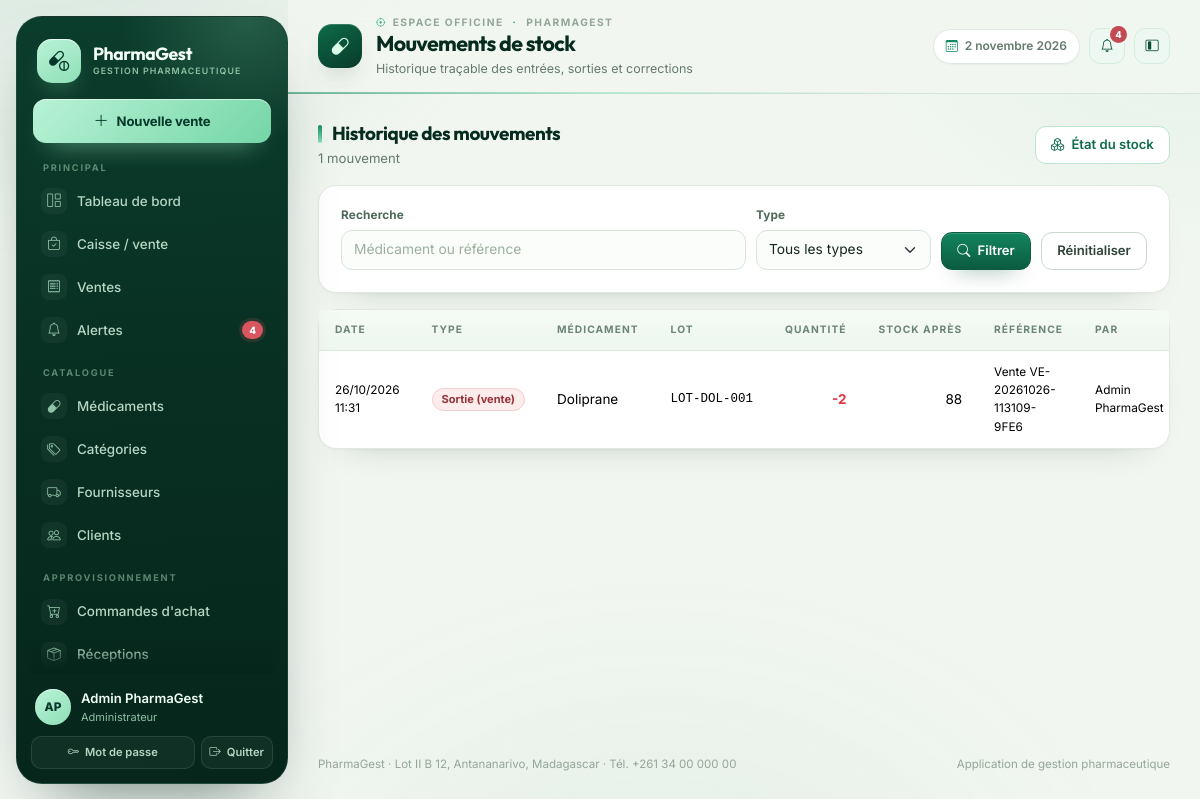
Page /stock/mouvements/ (signed in) on the committed database.
### gestion/models.py (models this page shows, shortened)
class Utilisateur(AbstractUser):
    class Role(models.TextChoices):
        ADMIN = "ADMIN", "Administrateur"
        PHARMACIEN = "PHARMACIEN", "Pharmacien responsable"
        GESTIONNAIRE = "GESTIONNAIRE", "Gestionnaire de stock"
        CAISSIER = "CAISSIER", "Caissier"
        RESPONSABLE = "RESPONSABLE", "Responsable de gestion"
    role = models.CharField(
        "rôle", max_length=20, choices=Role.choices, default=Role.CAISSIER
    )
    telephone = models.CharField("téléphone", max_length=30, blank=True)
    cree_le = models.DateTimeField("créé le", auto_now_add=True)
    class Meta:
        verbose_name = "utilisateur"
        verbose_name_plural = "utilisateurs"
        ordering = ["username"]
    @property
    def nom_complet(self):
        return self.get_full_name() or self.username
    @property
    def est_admin(self):
        return self.is_superuser or self.role == self.Role.ADMIN
    @property
    def peut_vendre(self):
        return self.est_admin or self.role in {
            self.Role.PHARMACIEN,
            self.Role.CAISSIER,
        }
    @property
    def peut_voir_rapports(self):
        return self.est_admin or self.role in {
            self.Role.PHARMACIEN,
            self.Role.RESPONSABLE,
        }

class MouvementStock(models.Model):
    class Type(models.TextChoices):
        ENTREE = "ENTREE", "Entrée (réception)"
        SORTIE = "SORTIE", "Sortie (vente)"
        RETOUR = "RETOUR", "Retour / réintégration"
        CORRECTION = "CORRECTION", "Correction d'inventaire"
        PERTE = "PERTE", "Perte / destruction"
    medicament = models.ForeignKey(
        Medicament,
        verbose_name="médicament",
        on_delete=models.PROTECT,
        related_name="mouvements",
    )
    lot = models.ForeignKey(
        LotStock,
        verbose_name="lot",
        on_delete=models.PROTECT,
        null=True,
        blank=True,
        related_name="mouvements",
    )
    type = models.CharField("type", max_length=12, choices=Type.choices)
    quantite = models.IntegerField("quantité (+ entrée / - sortie)")
    stock_apres = models.IntegerField("stock après mouvement", null=True, blank=True)
    reference = models.CharField("référence", max_length=120, blank=True)
    motif = models.TextField("motif", blank=True)
    utilisateur = models.ForeignKey(
        settings.AUTH_USER_MODEL,
        verbose_name="utilisateur",
        on_delete=models.SET_NULL,
        null=True,
        blank=True,
        related_name="mouvements",
    )
    date = models.DateTimeField("date", auto_now_add=True)
    class Meta:
        verbose_name = "mouvement de stock"
        verbose_name_plural = "mouvements de stock"
        ordering = ["-date"]
        indexes = [models.Index(fields=["type", "date"])]

class Medicament(models.Model):
    class Statut(models.TextChoices):
        ACTIF = "ACTIF", "Actif"
        ARCHIVE = "ARCHIVE", "Archivé"
    nom_commercial = models.CharField("nom commercial", max_length=180)
    denomination_generique = models.CharField(
        "dénomination générique", max_length=180, blank=True
    )
    categorie = models.ForeignKey(
        Categorie,
        verbose_name="catégorie",
        on_delete=models.PROTECT,
        related_name="medicaments",
    )
    forme_pharmaceutique = models.CharField(
        "forme pharmaceutique", max_length=80, blank=True
    )
    dosage = models.CharField("dosage", max_length=80, blank=True)
    laboratoire = models.CharField("laboratoire", max_length=160, blank=True)
    code_barres = models.CharField(
        "code-barres", max_length=80, unique=True, null=True, blank=True
    )
    photo = models.ImageField(
        "photo",
        upload_to="medicaments/%Y/%m/",
        blank=True,
        null=True,
        validators=[
            FileExtensionValidator(["jpg", "jpeg", "png", "webp"]),
            valider_taille_image,
        ],
    )
    prix_achat = models.DecimalField(
        "prix d'achat",
        max_digits=12,
        decimal_places=2,
        validators=[MinValueValidator(Decimal("0.01"))],
    )
    prix_vente = models.DecimalField(
        "prix de vente",
        max_digits=12,
        decimal_places=2,
        validators=[MinValueValidator(Decimal("0.01"))],
    )
    seuil_alerte = models.PositiveIntegerField("seuil d'alerte", default=10)
    statut = models.CharField(
        "statut", max_length=10, choices=Statut.choices, default=Statut.ACTIF
    )
    date_creation = models.DateTimeField("date de création", auto_now_add=True)
    date_modification = models.DateTimeField("date de modification", auto_now=True)
    class Meta:
        verbose_name = "médicament"
        verbose_name_plural = "médicaments"
        ordering = ["nom_commercial"]
        indexes = [
            models.Index(fields=["nom_commercial"]),
            models.Index(fields=["code_barres"]),
        ]

class LotStock(models.Model):
    medicament = models.ForeignKey(
        Medicament,
        verbose_name="médicament",
        on_delete=models.PROTECT,
        related_name="lots",
    )
    numero_lot = models.CharField("numéro de lot", max_length=80)
    date_peremption = models.DateField("date de péremption")
    quantite = models.PositiveIntegerField("quantité disponible", default=0)
    quantite_recue = models.PositiveIntegerField("quantité reçue", default=0)
    date_reception = models.DateField("date de réception", default=timezone.localdate)
    bloque = models.BooleanField("bloqué", default=False)
    date_creation = models.DateTimeField("date de création", auto_now_add=True)
    class Meta:
        verbose_name = "lot de stock"
        verbose_name_plural = "lots de stock"
        ordering = ["date_peremption", "numero_lot"]
        constraints = [
            models.UniqueConstraint(
                fields=["medicament", "numero_lot", "date_peremption"],
                name="lot_unique_par_medicament",
            )
        ]

### gestion/views.py (the view)
# urls.py: path("stock/mouvements/", views.MouvementListView.as_view(), name="mouvement_liste"),
class MouvementListView(LoginRequiredMixin, ListView):
    model = MouvementStock
    template_name = "gestion/mouvement_liste.html"
    context_object_name = "mouvements"
    paginate_by = 30
    def get_queryset(self):
        queryset = MouvementStock.objects.select_related(
            "medicament", "lot", "utilisateur"
        )
        type_mouvement = self.request.GET.get("type", "").strip()
        recherche = self.request.GET.get("q", "").strip()
        if type_mouvement:
            queryset = queryset.filter(type=type_mouvement)
        if recherche:
            queryset = queryset.filter(
                Q(medicament__nom_commercial__icontains=recherche)
                | Q(reference__icontains=recherche)
            )
        return queryset
    def get_context_data(self, **kwargs):
        contexte = super().get_context_data(**kwargs)
        contexte["types"] = MouvementStock.Type.choices
        contexte["type_selectionne"] = self.request.GET.get("type", "")
        contexte["q"] = self.request.GET.get("q", "")
        return contexte

### templates/gestion/mouvement_liste.html (shortened to what this page needs)
{% extends "gestion/base.html" %}
{% load gestion_extras %}
{% block page_title %}Mouvements de stock{% endblock %}
{% block page_subtitle %}Historique traçable des entrées, sorties et corrections{% endblock %}
{% block contenu %}
<div class="pg-section-title">
  <div>
    <h2 class="mb-1">Historique des mouvements</h2>
    <div class="pg-muted small">{{ paginator.count }} mouvement{{ paginator.count|pluralize }}</div>
  </div>
  <a class="btn btn-outline-primary" href="{% url 'gestion:stock_liste' %}"><i class="bi bi-boxes me-1"></i> État du stock</a>
</div>
<div class="pg-card mb-3">
  <div class="pg-card-body">
    <form method="get" class="pg-filters">
      <div class="flex-grow-1" style="min-width:220px">
        <label class="form-label">Recherche</label>
        <input class="form-control" type="search" name="q" value="{{ q }}" placeholder="Médicament ou référence">
      </div>
      <div>
        <label class="form-label">Type</label>
        <select class="form-select" name="type">
          <option value="">Tous les types</option>
        </select>
      </div>
      <div><button class="btn btn-primary" type="submit"><i class="bi bi-search me-1"></i> Filtrer</button></div>
      <div><a class="btn btn-outline-secondary" href="{% url 'gestion:mouvement_liste' %}">Réinitialiser</a></div>
    </form>
  </div>
</div>
<div class="pg-card">
  <div class="pg-table-wrap">
    <table class="table table-hover align-middle">
      <thead><tr><th>Date</th><th>Type</th><th>Médicament</th><th>Lot</th><th class="text-end">Quantité</th><th class="text-end">Stock après</th><th>Référence</th><th>Par</th></tr></thead>
      <tbody>
        {% for mouvement in mouvements %}
        <tr>
          <td class="small">{{ mouvement.date|date:"d/m/Y H:i" }}</td>
          <td><span class="pg-badge pg-badge-{{ mouvement.type|couleur_statut }}">{{ mouvement.get_type_display }}</span></td>
          <td>{{ mouvement.medicament.nom_commercial }}</td>
          <td class="pg-mono">{{ mouvement.lot.numero_lot|default:"—" }}</td>
          <td class="text-end fw-bold {% if mouvement.quantite < 0 %}text-danger{% else %}text-success{% endif %}">{{ mouvement.quantite|stringformat:"+d" }}</td>
          <td class="text-end">{{ mouvement.stock_apres|default:"—" }}</td>
          <td class="small pg-muted">{{ mouvement.reference|default:"—" }}</td>
          <td class="small pg-muted">{{ mouvement.utilisateur.nom_complet|default:"—" }}</td>
        </tr>
        {% empty %}
        <tr><td colspan="8" class="pg-empty"><i class="bi bi-arrow-left-right"></i>Aucun mouvement trouvé.</td></tr>
        {% endfor %}
      </tbody>
    </table>
  </div>
</div>
{% endblock %}

### templates/gestion/base.html (shortened to what this page needs)
{% load static %}
{% load gestion_extras %}
<!doctype html>
<html lang="fr">
<head>
  <link href="https://cdn.jsdelivr.net/npm/bootstrap@5.3.3/dist/css/bootstrap.min.css" rel="stylesheet">
  <link href="https://cdn.jsdelivr.net/npm/bootstrap-icons@1.11.3/font/bootstrap-icons.min.css" rel="stylesheet">
  <link rel="stylesheet" href="{% static 'css/pharmagest.css' %}">
</head>
<body>
{% with url_name=request.resolver_match.url_name %}
<div class="pg-shell" data-layout="expanded">
  <aside class="pg-sidebar" id="sidebar" aria-label="Menu principal de navigation">
    <a class="pg-brand" href="{% url 'gestion:tableau_bord' %}" aria-label="Accueil {{ pharmacie_nom }}">
      <span class="pg-brand-mark"><i class="bi bi-capsule-pill"></i></span>
      <span class="pg-brand-text">
        <span class="pg-brand-name">{{ pharmacie_nom }}</span>
        <span class="pg-brand-sub">Gestion pharmaceutique</span>
      </span>
    </a>
    {% if user.peut_vendre %}
    <a class="pg-side-cta" href="{% url 'gestion:caisse' %}" title="Ouvrir la caisse">
      <i class="bi bi-plus-lg"></i>
      <span>Nouvelle vente</span>
    </a>
    {% endif %}
    <nav class="pg-nav-groups" aria-label="Navigation">
      <div class="pg-nav-group">
        <div class="pg-nav-label">Principal</div>
        <div class="pg-nav">
          <a class="pg-nav-link {% if url_name == 'tableau_bord' %}active{% endif %}" href="{% url 'gestion:tableau_bord' %}" title="Tableau de bord">
            <i class="bi bi-grid-1x2"></i>
            <span>Tableau de bord</span>
          </a>
          {% if user.peut_vendre %}
          <a class="pg-nav-link {% if url_name == 'caisse' %}active{% endif %}" href="{% url 'gestion:caisse' %}" title="Caisse / vente">
            <i class="bi bi-bag-check"></i>
            <span>Caisse / vente</span>
          </a>
          {% endif %}
          <a class="pg-nav-link {% if url_name == 'vente_liste' or url_name == 'vente_detail' or url_name == 'retour_vente' or url_name == 'vente_annuler' %}active{% endif %}" href="{% url 'gestion:vente_liste' %}" title="Ventes">
            <i class="bi bi-receipt"></i>
            <span>Ventes</span>
          </a>
          <a class="pg-nav-link {% if url_name == 'alertes' %}active{% endif %}" href="{% url 'gestion:alertes' %}" title="Alertes">
            <i class="bi bi-bell"></i>
            {% if alertes_globales %}<span class="pg-nav-badge">{{ alertes_globales }}</span>{% endif %}
            <span>Alertes</span>
          </a>
        </div>
      </div>
      <div class="pg-nav-group">
        <div class="pg-nav-label">Catalogue</div>
        <div class="pg-nav">
          <a class="pg-nav-link " href="{% url 'gestion:medicament_liste' %}" title="Médicaments">
            <i class="bi bi-capsule"></i>
            <span>Médicaments</span>
          </a>
          <a class="pg-nav-link " href="{% url 'gestion:categorie_liste' %}" title="Catégories">
            <i class="bi bi-tags"></i>
            <span>Catégories</span>
          </a>
          <a class="pg-nav-link " href="{% url 'gestion:fournisseur_liste' %}" title="Fournisseurs">
            <i class="bi bi-truck"></i>
            <span>Fournisseurs</span>
          </a>
          <a class="pg-nav-link {% if url_name == 'client_liste' or url_name == 'client_detail' or url_name == 'client_ajouter' or url_name == 'client_modifier' %}active{% endif %}" href="{% url 'gestion:client_liste' %}" title="Clients">
            <i class="bi bi-people"></i>
            <span>Clients</span>
          </a>
        </div>
      </div>
      {% if user.est_admin or user.role == 'PHARMACIEN' or user.role == 'GESTIONNAIRE' or user.role == 'RESPONSABLE' %}
      <div class="pg-nav-group">
        <div class="pg-nav-label">Approvisionnement</div>
        <div class="pg-nav">
          <a class="pg-nav-link " href="{% url 'gestion:commande_liste' %}" title="Commandes d'achat">
            <i class="bi bi-cart-plus"></i>
            <span>Commandes d'achat</span>
          </a>
          <a class="pg-nav-link {% if url_name == 'reception_liste' or url_name == 'reception_detail' or url_name == 'commande_receptionner' %}active{% endif %}" href="{% url 'gestion:reception_liste' %}" title="Réceptions">
            <i class="bi bi-box-seam"></i>
            <span>Réceptions</span>
          </a>
        </div>
      </div>
      {% endif %}
    </nav>
    <div class="pg-sidebar-foot">
      <div class="pg-user">
        <span class="pg-avatar">{{ user.nom_complet|initiales }}</span>
        <span class="pg-user-text">
          <span class="name">{{ user.nom_complet }}</span>
          <span class="role">{{ user.get_role_display }}</span>
        </span>
      </div>
      <div class="actions">
        <a href="{% url 'gestion:mot_de_passe' %}" title="Modifier le mot de passe">
          <i class="bi bi-key"></i><span>Mot de passe</span>
        </a>
        <form method="post" action="{% url 'gestion:deconnexion' %}" class="m-0" title="Déconnexion">
          <button type="submit"><i class="bi bi-box-arrow-right"></i><span>Quitter</span></button>
        </form>
      </div>
    </div>
  </aside>
  <div class="pg-main">
    <header class="pg-topbar">
      <span class="pg-page-icon" aria-hidden="true"><i class="bi bi-capsule"></i></span>
      <div class="pg-heading">
        <div class="pg-crumb"><i class="bi bi-crosshair"></i> Espace officine <i class="bi bi-dot"></i> {{ pharmacie_nom }}</div>
        <h1 class="pg-page-title">{% block page_title %}Tableau de bord{% endblock %}</h1>
        <p class="pg-page-sub">{% block page_subtitle %}Vue d'ensemble de l'activité de la pharmacie{% endblock %}</p>
      </div>
      <div class="pg-topbar-actions">
        <span class="pg-date-chip"><i class="bi bi-calendar3"></i> {% now "j F Y" %}</span>
        <a class="btn btn-soft btn-icon position-relative" href="{% url 'gestion:alertes' %}" title="Alertes" aria-label="Alertes">
          <i class="bi bi-bell"></i>
          {% if alertes_globales %}
          <span class="pg-notif-dot">{{ alertes_globales }}</span>
          {% endif %}
        </a>
        <button class="pg-layout-toggle btn btn-soft btn-icon" type="button" aria-label="Basculer le menu compact" title="Menu compact" data-layout-toggle>
          <i class="bi bi-layout-sidebar-inset"></i>
        </button>
      </div>
    </header>
    <main class="pg-content" id="contenu">
      {% block contenu %}{% endblock %}
    </main>
    <footer class="pg-footer">
      <span>{{ pharmacie_nom }} · {{ pharmacie_adresse }} · Tél. {{ pharmacie_telephone }}</span>
      <span>Application de gestion pharmaceutique</span>
    </footer>
  </div>
</div>
{% endwith %}
</body>
</html>

### rows in the picture
Utilisateur: last_name "PharmaGest", nom_complet|initiales "AP", nom_complet "Admin PharmaGest", role "Administrateur", last_name "PHARMAGEST"
MouvementStock: date "26/10/2026 11:31", type "Sortie (vente)", medicament.nom_commercial "Doliprane", lot.numero_lot "LOT-DOL-001", quantite "-2", stock_apres "88", reference "Vente VE-20261026-113109-9FE6", utilisateur.nom_complet "Admin PharmaGest"

### other values in the picture
{{ alertes_globales }} "4"
{{ paginator.count }} "1"
{{ pharmacie_adresse }} "Lot II B 12, Antananarivo, Madagascar"
{{ pharmacie_telephone }} "+261 34 00 000 00"
